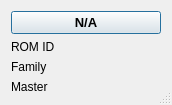
<ui version="4.0" >
 <class>ds2438ui</class>
 <widget class="QDialog" name="ds2438ui" >
  <property name="windowModality" >
   <enum>Qt::NonModal</enum>
  </property>
  <property name="geometry" >
   <rect>
    <x>0</x>
    <y>0</y>
    <width>172</width>
    <height>105</height>
   </rect>
  </property>
  <property name="focusPolicy" >
   <enum>Qt::StrongFocus</enum>
  </property>
  <property name="windowTitle" >
   <string>DS2438</string>
  </property>
  <property name="windowIcon" >
   <iconset resource="../onewire.qrc" >
    <normaloff>:/images/images/kfm_home.png</normaloff>:/images/images/kfm_home.png</iconset>
  </property>
  <property name="sizeGripEnabled" >
   <bool>true</bool>
  </property>
  <property name="modal" >
   <bool>false</bool>
  </property>
  <layout class="QGridLayout" name="gridLayout" >
   <item row="0" column="0" colspan="3" >
    <widget class="QPushButton" name="valueui" >
     <property name="font" >
      <font>
       <pointsize>10</pointsize>
       <weight>75</weight>
       <bold>true</bold>
      </font>
     </property>
     <property name="autoFillBackground" >
      <bool>false</bool>
     </property>
     <property name="text" >
      <string>N/A</string>
     </property>
    </widget>
   </item>
   <item row="1" column="0" colspan="2" >
    <widget class="QLabel" name="labelromid" >
     <property name="sizePolicy" >
      <sizepolicy vsizetype="Preferred" hsizetype="Preferred" >
       <horstretch>1</horstretch>
       <verstretch>0</verstretch>
      </sizepolicy>
     </property>
     <property name="text" >
      <string>ROM ID</string>
     </property>
    </widget>
   </item>
   <item row="2" column="0" colspan="2" >
    <widget class="QLabel" name="labelfamily" >
     <property name="sizePolicy" >
      <sizepolicy vsizetype="Preferred" hsizetype="Preferred" >
       <horstretch>1</horstretch>
       <verstretch>0</verstretch>
      </sizepolicy>
     </property>
     <property name="text" >
      <string>Family</string>
     </property>
    </widget>
   </item>
   <item row="3" column="0" colspan="2" >
    <widget class="QLabel" name="labelmaster" >
     <property name="sizePolicy" >
      <sizepolicy vsizetype="Preferred" hsizetype="Preferred" >
       <horstretch>1</horstretch>
       <verstretch>0</verstretch>
      </sizepolicy>
     </property>
     <property name="text" >
      <string>Master</string>
     </property>
    </widget>
   </item>
  </layout>
 </widget>
 <resources>
  <include location="../onewire.qrc" />
  <include location="../onewire.qrc" />
 </resources>
 <connections/>
</ui>
